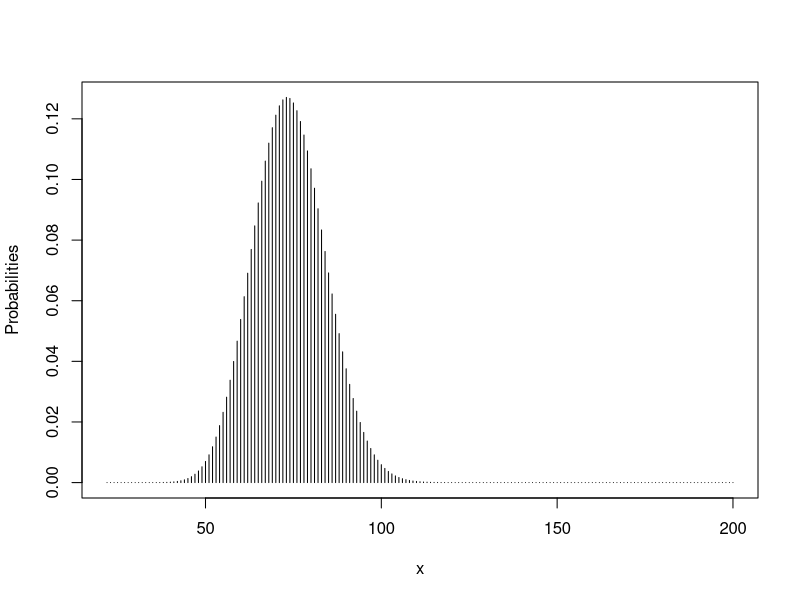
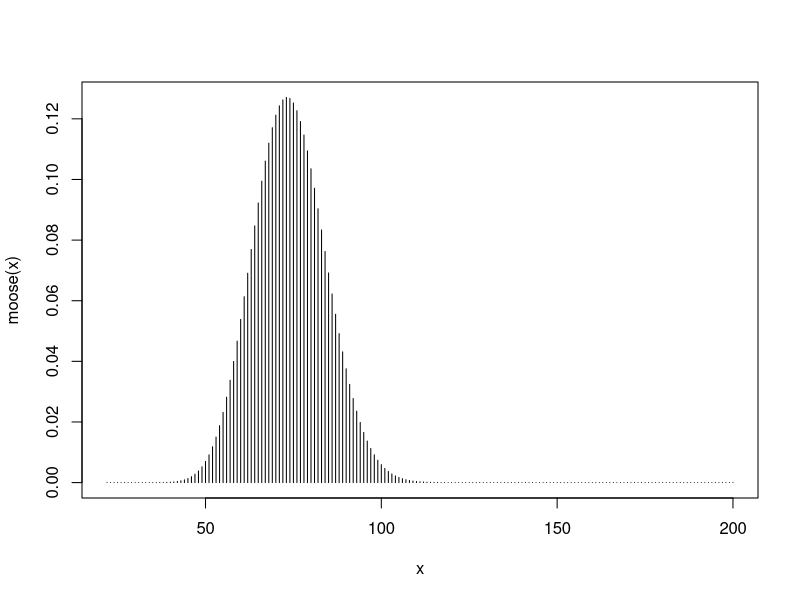
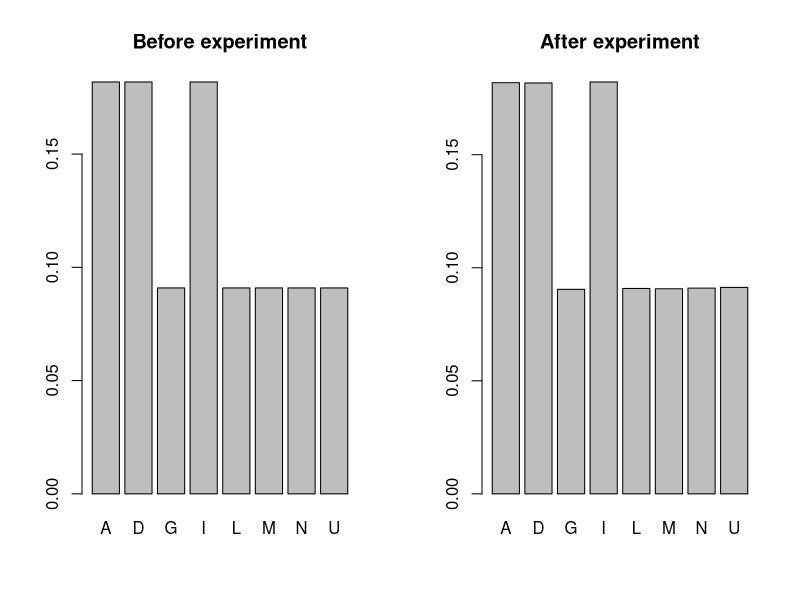
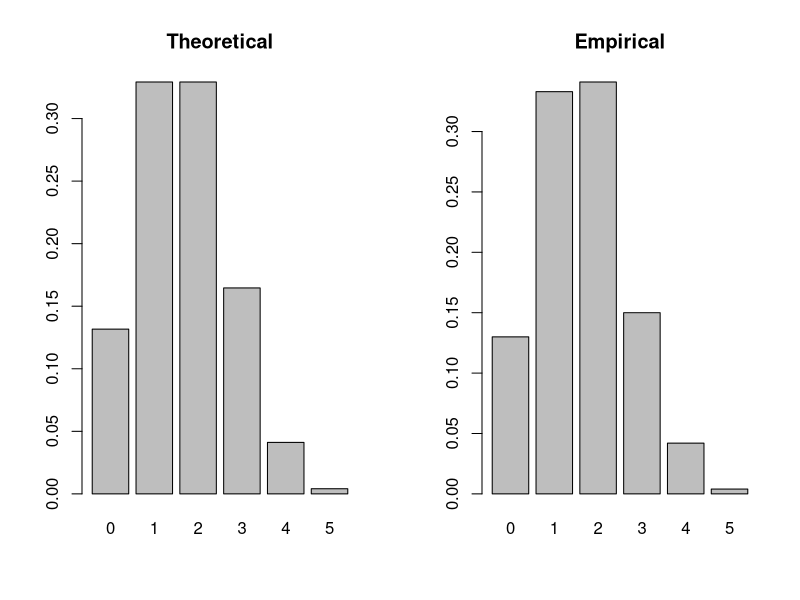

Generate these figures, in order, with R:
# laboratory work no.1
# nl – number of letters in your name.
# sl – number of letters in your surname.
# month – your birthday month.
month <- 4
nl <- 6
sl <- 5
# mood(5/2)<-> 5%%2

#*****************************
#*     Task 1
#*****************************
p1 <- (sl %% 4) * 0.1 + 0.5
p2 <- nl %% 4 * 0.1 + 0.05
h <- ((nl + sl) %% 6 + 3) * 10

# 1. You ask your neighbor to water a sickly plant while you are on vacation. Without water it   # nolint: line_length_linter.
# will die with probability p1; with water it will die with probability p2. You are h percent    # nolint: line_length_linter.
# certain that your neighbor will remember to water the plant. What is the probability           # nolint: line_length_linter.
# that the plant will be alive when you return? If it is dead when you return, what is the       # nolint: line_length_linter.
# probability your neighbor forgot to water it?

# PA - plant will be alive;
# PD - plant will die;
# H1 - neighbor will remember to water the plant
# H2 - neighbor will forget to water the plant
h <- h / 100
is_alive <- function(p1, p2, h) {
  alive <- h * (1 - p2) + (1 - h) * (1 - p1)
  return(alive)
}
print(is_alive(p1, p2, h))

forgot_to_water <- function(p1, p2, h) {
  prob_dead_no_water <- (1 - h) * p1
  prob_dead_with_water <- h * p2
  return(prob_dead_no_water / (prob_dead_no_water + prob_dead_with_water))
}
print(forgot_to_water(p1, p2, h))


#*****************************
#*     Task 2
#*****************************

# 2.There are unknown number of moose on Isle Royale. To estimate the number of moose,
# M moose are captured and tagged. Six months later n moose are captured and it is found
# that m of these are tagged. Draw a graph for probability, that out of n selected moose
# m are tagged. Estimate the maximum likelihood number of moose on Isle Royale from
# these data. What is this probability?
month <- 2
nl <- 4
sl <- 13
M <- (sl %% 4 + 1) * 100
n <- (nl %% 4) + 60
m <- month + 20
M
n
m

x <- m:M
x # Because x is randome variable
# Draw a graph for probability, that out of n selected moose m are tagged.
plot(x, dhyper(m, x, M - x, n), type = "h", ylab = "Probabilities")
# Estimate the maximum likelihood number of moose on Isle Royale from these data.
k0 <- which.max(dhyper(m, x, M - x, n))
x[k0]

# result using function(x)
x <- m:M
moose <- function(x) dhyper(m, x, M - x, n)
plot(x, moose(x), type = "h")

#*****************************
#*     Task 3
#*****************************
# 3. Using the letters from your name and surname, model experiment of getting
# a sequence of 2000 elements with unequal probabilities (probabilities should
# show the frequency of the same letters occurrence in your name and surname.)
# Using a histogram compare the probabilities before and after experiment. NOTE.
# The letters in the population should be written in alphabetical order

let1 <- c("D", "A", "N", "I", "L", "A", "G", "U", "D", "I", "M") # DANILA GUDIM
table(let1)
let2 <- c("A", "D", "G", "I", "L", "M", "N", "U")
pr <- c(2, 2, 1, 2, 1, 1, 1, 1) / 11 # Probabilities before exp.
# table(letters) #prob of each letter
n <- 1000000
# prop.table(table(sample(let1, size=n, replace=TRUE)))
# all letters can repeat k times;

x <- sample(let2, n, prob = pr, replace = TRUE)

tab <- table(x) / length(x) # probabilities after exp.
print(tab)
par(mfrow = c(1, 2))
barplot(pr, names.arg = let2, main = "Before experiment") # histogram for probabilities before experiment
barplot(tab, main = "After experiment") # histogram for probabilities after experiment

#*****************************
#*     Task 4
#*****************************
# 4. Using sample procedure, model experiment of tossing k dices. Do this
# experiment n times. Draw an empirical and theoretical density function of
# number of ”more than 4” occurred. Calculate the mean and variance. Compare
# with theoretical mean and variance. NOTE. Mean, sum and variance for
# the x vector you can find using mean(x), sum(x), var(x) functions.
k_dices <- nl %% 3 + 4
n_times <- month * 500

# more than 4 occurred {5,6}
prob_ge_4 <- 2 / 6
k_dices_vec <- 0:k_dices
k_dices_prob <- dbinom(k_dices_vec, k_dices, prob_ge_4)
rbind(k_dices_vec, k_dices_prob)

# Sample:
y <- sample(k_dices_vec, n_times, replace = TRUE, prob = k_dices_prob)
table(y) / n_times
# GRAPHS
par(mfrow = c(1, 2))
barplot(k_dices_prob, names.arg = k_dices_vec, main = "Theoretical") # Theoretical
barplot(table(y) / n_times, main = "Empirical") # Empirical
# MEAN and Variance from exp.
print(mean(y))
print(var(y))
# MEAN and Variance before exp.
k_dices * prob_ge_4 # n * p
k_dices * prob_ge_4 * (1 - prob_ge_4) # n * p * q

#*****************************
#*     Task 5
#*****************************
# 5.Let X is a random variable distributed by normal distribution with two
# parameters m and s. Using density function find out how these parameters
# change density function (draw 4 graphs, where m is fixed and s is increasing,
# to find out what s does to the graph. Then draw 4 graphs, where s is fixed
# and m is increasing, to find out what m does to the graph).
# ...
#*****************************
#*     Task 6
#*****************************
# Let X is a random variable distributed by x distribution, with parameter (parameter’s)
# par. Generate this random variable N times. Calculate the mean and variance. Compare
# with theoretical mean and variance. Draw an empirical density function.
# if i = 2 then: X ∼ Poisson(λ); N = month · 1000; par: λ = (mod(month/3) + 1).
